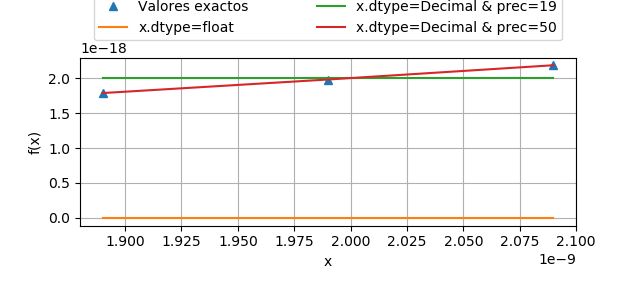

The script that saved this image:
#!/usr/bin/env python2
# -*- coding: utf-8 -*-
"""
Created on Sun Aug  5 14:43:02 2018

@author: matias

################################################################################################

Programa que muestra el fenomeno de la perdidad de significancia con el comportamiento al calcular
la funcion sqrt(x^2+1)-1 cuando x tiende a cero, con dos diferentes formatos de numeros, donde,
por las aproximaciones automaticas de cada formato.

""" 

import numpy as np
from decimal import *
import matplotlib.pylab as plt

print ''

x = [1.89e-9, 1.99e-9, 2.09e-9]
N = len(x)

# Valores esperados
expect = [0.0000000000000000017860499999999, 0.0000000000000000019800499999999, 0.0000000000000000021840499999999]

# Calculo de la funcion con formato por defecto (float = float64)
fx = []
for i in range(N):
    fx.append(np.sqrt(x[i]**2+1.0)-1.0)

# Calculo de la funcion con formato "decimal"
getcontext().prec = 19
fx_dec19 = []
for i in range(N):
    x_dec = Decimal(x[i])
    fx_dec19.append(np.float(Decimal(x_dec**2+Decimal(1.0)).sqrt()-Decimal(1.0)))

getcontext().prec = 50
fx_dec50 = []
for i in range(N):
    x_dec = Decimal(x[i])
    fx_dec50.append(np.float(Decimal(x_dec**2+Decimal(1.0)).sqrt()-Decimal(1.0)))



# Printing en la consola para mayor claridad
print 'Valores esperados:', expect
print ''
print 'Valores con formato "float" y libreria "numpy":', fx
print ''
print 'Valores con libreria "decimal" y precision = 19:', fx_dec19
print ''
print 'Valores con libreria "decimal" y precision = 50:', fx_dec50


# Ploteo
plt.figure(1)
plt.subplot(211)

plt.plot(x, expect, '^', label="Valores exactos")
plt.plot(x, fx, label="x.dtype=float")
plt.plot(x, fx_dec19, label="x.dtype=Decimal & prec=19")
plt.plot(x, fx_dec50, label="x.dtype=Decimal & prec=50")

plt.xlabel("x")
plt.ylabel("f(x)")
plt.grid(True)
plt.legend(bbox_to_anchor=(0., 1.02, 1., .102), loc=3,
           ncol=2, mode="expand", borderaxespad=1.)

plt.savefig("loss-of-significance.png")

plt.show()